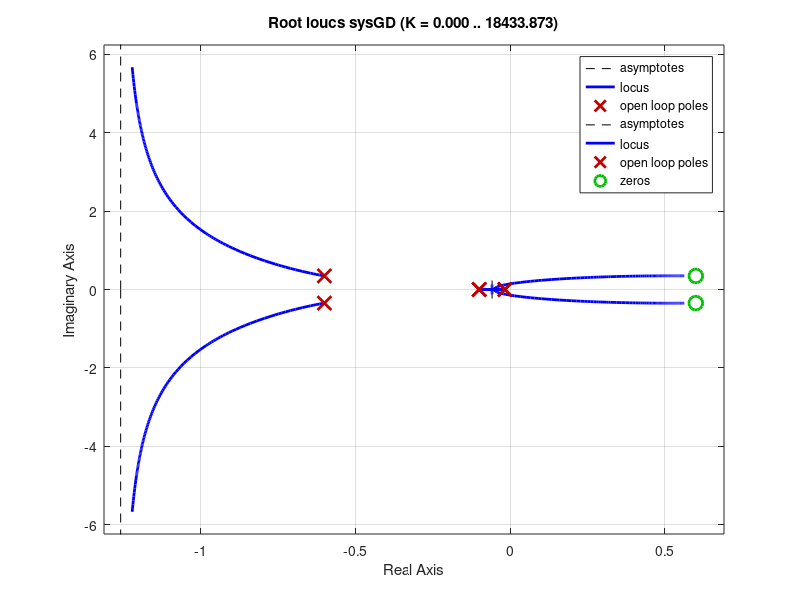

Write MATLAB code to recreate this figure. (Note: this script raises an error after producing the figure.)
% Fig. 5.47  Feedback Control of Dynamic Systems, 4e 
%             Franklin, Powell, Emami
%  Figure 5.47 Root locus for the heat exchanger, with and without delay

clf
numG=1;
denG=conv([10 1],[60 1]);
sysG=tf(numG, denG);
rlocus(sysG);
axis([-.6 .6 -.45 .45]); grid
hold on
Td=5;
numDe2=[Td^2/12 -Td/2 1];
denDe2=[Td^2/12 +Td/2 1];
numGD=conv(numG,numDe2);
denGD=conv(denG,denDe2);
sysGD= tf(numGD, denGD);
rlocus(sysGD);
gtext('locus without delay')
gtext('locus with(2,2) Pade')
title('Fig. 5.47 Root locus for heat exchanger with and without delay')
z=0:.1:.9;
 wn= .1:.1:.6;
 sgrid(z, wn) 
hold off